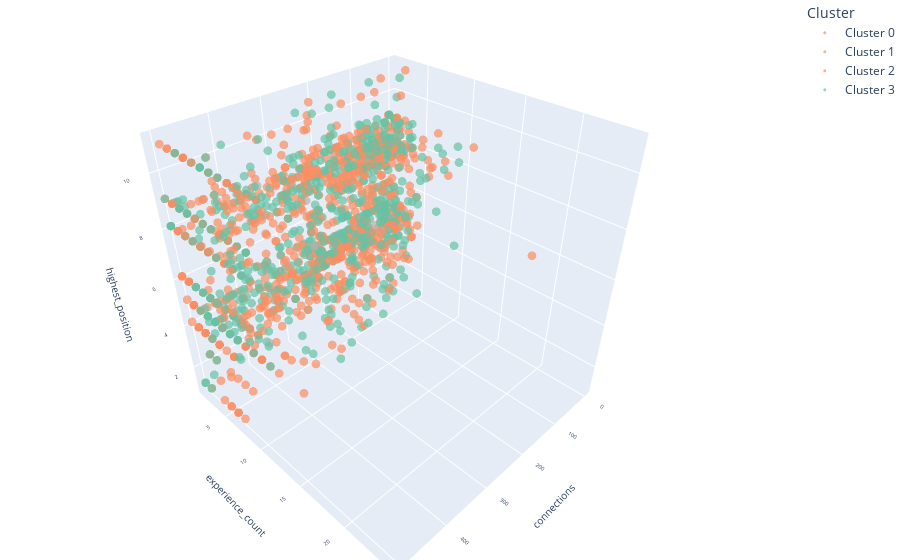

This figure's notebook cell:
### Code cell
import plotly.graph_objects as go
import nbformat
import pandas as pd
import matplotlib.pyplot as plt
from mpl_toolkits.mplot3d import Axes3D
import seaborn as sns
import warnings
warnings.filterwarnings('ignore')

# position_total_sum
position_levels_of_interest = [5, 6, 7, 8, 9, 10]
y = 'experience_count'
z = 'highest_position'
x = 'connections'
# y = "highest_position"
colors = sns.color_palette("Set2", k)
grey = "#b3b3b3"
colors = ["#66c2a5", "#fc8d62", "#8da0cb", '#e78ac3', "#a6d854", "#ff7f00", "#e5c494"]

green = "#66c2a5" # bachelors and lower
custom_data_map = {
    "highest_position": {
        5: ("intern", "#66c2a5"), # intern
        # 6: ("entry level", "#a6d854"), # entry level,
        # 7: ("midlevel", "#8da0cb"), # midlevel
        # 8: ("senior", '#66c2a5'), # senior,
        9: ("lead/manager", "#fc8d62"), # director/vp
        10: ("director/vp", "#fc8d62"), # director/vp
        11: ("ceo/founder/president", "#8da0cb") # ceo/founder/president
    },
    "highest_degree": {
        # Bachelors degree or lower
        2: ("certificate", green), # certificate
        3: ("associate", green), # associate
        4: ("bachelor", green), # bachelor

        5: ("master", "#fc8d62"), # master,
        6: ("PhD", '#fc8d62'), # PhD
    }
}

def _get_custom_color(custom_label, d):
    found_match = custom_data_map[custom_label].get(d)
    if found_match:
        return found_match[1]
    return grey

def _get_custom_label(custom_label, d):
    found_match = custom_data_map[custom_label].get(d)
    if found_match:
        return found_match[0]
    return grey


def _get_custom_label_map(custom_label, d):
    if custom_label == "highest_degree":
        mapping = job_level_mapping_to_string.get(d)

    if mapping:
        return mapping
    return d

def plotly_interactive_3d_clusters(predictions_df, title, k):
    '''
    Helper function to plot the 3D clusters using a DataFrame.

    Parameters:
    predictions_df - Pandas DataFrame with columns for each feature
    title - String, the title of the plot
    k - Int, number of clusters
    '''
    fig = go.Figure()
    # Plot each cluster using DataFrame methods
    for i in range(k):
        cluster_data = predictions_df[predictions_df['prediction'] == i]
        # custom_label = "highest_degree"
        custom_label = "highest_degree"
        cluster_data[custom_label] = cluster_data[custom_label].astype(int)
        # ax.scatter(cluster_data[x], cluster_data[y], cluster_data[z], label=f'Cluster {i}', color=colors[i])
        fig.add_trace(go.Scatter3d(
            x=cluster_data[x],
            y=cluster_data[y],
            z=cluster_data[z],
            customdata=cluster_data[custom_label],
            hovertemplate=(
            f'<b>Cluster {i}</b><br>'
            f'<b>{x}</b> %{{x}}<br>'
            f'<b>{y}</b> %{{y}}<br>'
            f'<b>{z}</b> %{{z}}<br>'
            f'<b>{custom_label}</b> %{{customdata}}<br>'
            f'<extra></extra>'
            ),
            mode='markers',
            marker=dict(
                size=3,
                line=dict(
                    width=0
                ),
                # color=colors[i],
                color=[_get_custom_color(custom_label, d) for d in cluster_data[custom_label]],
                opacity=0.7
            ),
            name=f'Cluster {i}'
        ))

    fig.update_layout(
        margin=dict(l=0, r=0, b=0, t=0),
        scene=dict(
            xaxis=dict(title=x, title_font=dict(size=10), tickfont=dict(size=8)),
            yaxis=dict(title=y, title_font=dict(size=10), tickfont=dict(size=8), range=[1, 25]),
            zaxis=dict(title=z, title_font=dict(size=10), tickfont=dict(size=8)),
        ),
        legend=dict(
            title=dict(text='Cluster'),
            font=dict(
                size=12
            ),
            itemwidth=30
        ),
    )

    plt.tight_layout(pad=1.0)
    fig.show()
preditions_pd_df = preditions_pd_df[preditions_pd_df['highest_degree'] != 0]
preditions_pd_df = preditions_pd_df[preditions_pd_df['highest_position'] != 0]
title = f'K-Means Clustering Results (k={k})'
plotly_interactive_3d_clusters(preditions_pd_df, title, k)

### Figure 1 — Plotly figure (JSON) as saved in the notebook; plotly's stock layout.template omitted (floating-point values rounded to 4 significant figures; data arrays with more than 128 entries replaced by an {"elided": "..."} marker saying what was removed)
{"data": [{"customdata": {"elided": "379 int values"}, "hovertemplate": "<b>Cluster 0</b><br><b>connections</b> %{x}<br><b>experience_count</b> %{y}<br><b>highest_position</b> %{z}<br><b>highest_degree</b> %{customdata}<br><extra></extra>", "marker": {"color": {"elided": "379 str values"}, "line": {"width": 0}, "opacity": 0.7, "size": 3}, "mode": "markers", "name": "Cluster 0", "type": "scatter3d", "x": {"elided": "379 int values"}, "y": {"elided": "379 int values"}, "z": {"elided": "379 int values"}}, {"customdata": {"elided": "1123 int values"}, "hovertemplate": "<b>Cluster 1</b><br><b>connections</b> %{x}<br><b>experience_count</b> %{y}<br><b>highest_position</b> %{z}<br><b>highest_degree</b> %{customdata}<br><extra></extra>", "marker": {"color": {"elided": "1123 str values"}, "line": {"width": 0}, "opacity": 0.7, "size": 3}, "mode": "markers", "name": "Cluster 1", "type": "scatter3d", "x": {"elided": "1123 int values"}, "y": {"elided": "1123 int values"}, "z": {"elided": "1123 int values"}}, {"customdata": {"elided": "360 int values"}, "hovertemplate": "<b>Cluster 2</b><br><b>connections</b> %{x}<br><b>experience_count</b> %{y}<br><b>highest_position</b> %{z}<br><b>highest_degree</b> %{customdata}<br><extra></extra>", "marker": {"color": {"elided": "360 str values"}, "line": {"width": 0}, "opacity": 0.7, "size": 3}, "mode": "markers", "name": "Cluster 2", "type": "scatter3d", "x": {"elided": "360 int values"}, "y": {"elided": "360 int values"}, "z": {"elided": "360 int values"}}, {"customdata": {"elided": "397 int values"}, "hovertemplate": "<b>Cluster 3</b><br><b>connections</b> %{x}<br><b>experience_count</b> %{y}<br><b>highest_position</b> %{z}<br><b>highest_degree</b> %{customdata}<br><extra></extra>", "marker": {"color": {"elided": "397 str values"}, "line": {"width": 0}, "opacity": 0.7, "size": 3}, "mode": "markers", "name": "Cluster 3", "type": "scatter3d", "x": {"elided": "397 int values"}, "y": {"elided": "397 int values"}, "z": {"elided": "397 int values"}}], "layout": {"legend": {"font": {"size": 12}, "itemwidth": 30, "title": {"text": "Cluster"}}, "margin": {"b": 0, "l": 0, "r": 0, "t": 0}, "scene": {"xaxis": {"tickfont": {"size": 8}, "title": {"font": {"size": 10}, "text": "connections"}}, "yaxis": {"range": [1, 25], "tickfont": {"size": 8}, "title": {"font": {"size": 10}, "text": "experience_count"}}, "zaxis": {"tickfont": {"size": 8}, "title": {"font": {"size": 10}, "text": "highest_position"}}}}}
